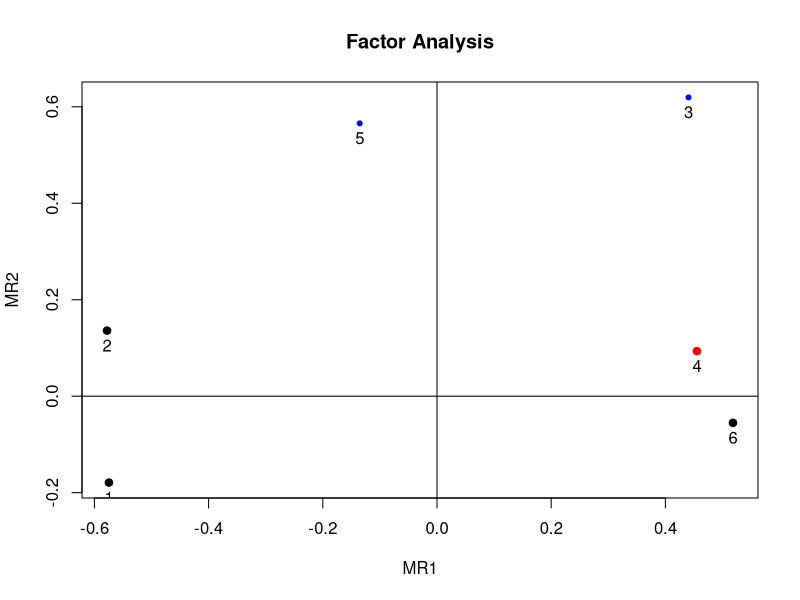
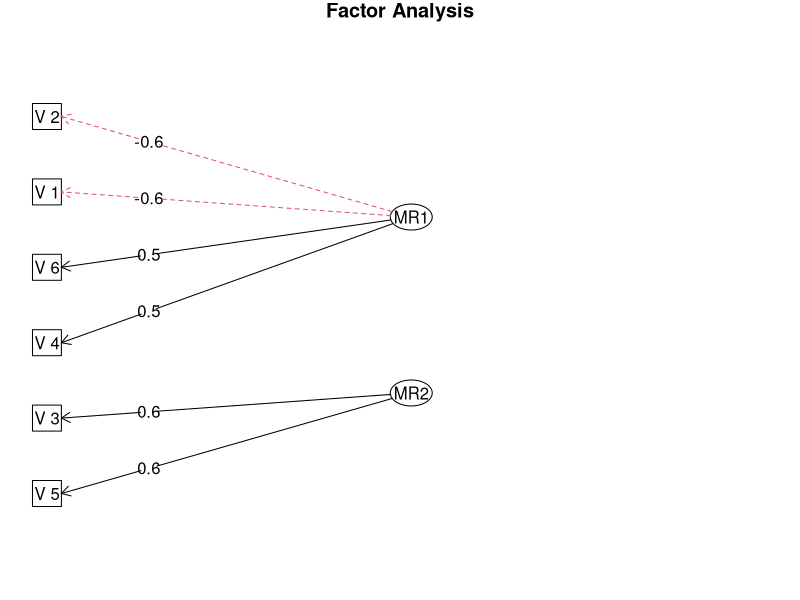
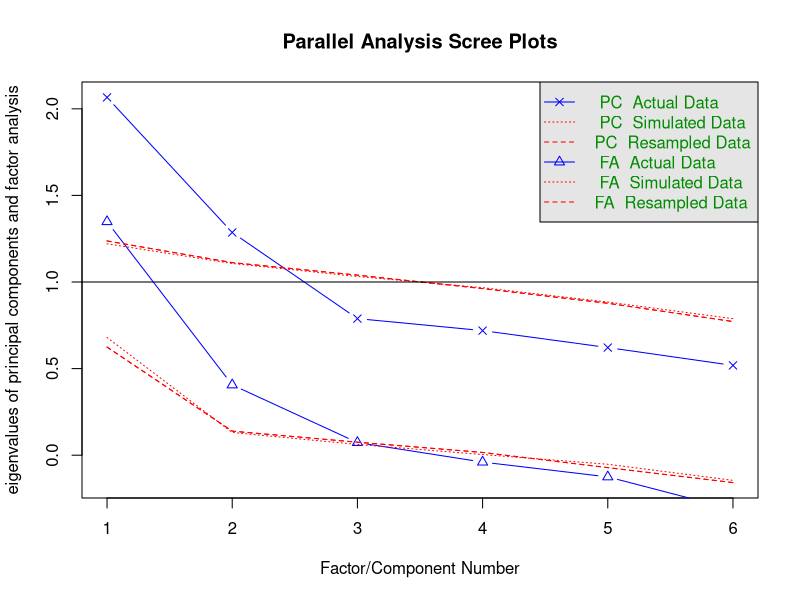
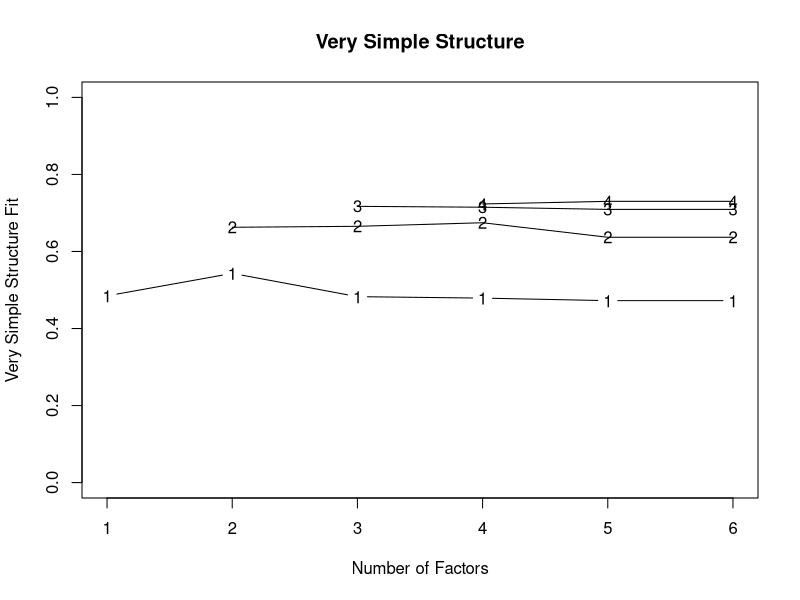

Recreate these plots in R, in order.
## ---- chunk 1
wants <- c("GPArotation", "mvtnorm", "psych")
has   <- wants %in% rownames(installed.packages())
if(any(!has)) install.packages(wants[!has])
## ---- chunk 2
N <- 200
P <- 6
Q <- 2
(Lambda <- matrix(c(0.7,-0.4, 0.8,0, -0.2,0.9, -0.3,0.4, 0.3,0.7, -0.8,0.1),
                  nrow=P, ncol=Q, byrow=TRUE))
## ---- chunk 3
set.seed(1.234)
library(mvtnorm)
Kf <- diag(Q)
mu <- c(5, 15)
FF <- rmvnorm(N, mean=mu,        sigma=Kf)
E  <- rmvnorm(N, mean=rep(0, P), sigma=diag(P))
X  <- FF %*% t(Lambda) + E
## ---- chunk 4
(fa <- factanal(X, factors=2, scores="regression"))
## ---- chunk 5
library(psych)
corMat <- cor(X)
(faPC  <- fa(r=corMat, nfactors=2, n.obs=N, rotate="varimax"))
## ---- chunk 6
bartlett <- fa$scores
head(bartlett)
## ---- chunk 7
anderson <- factor.scores(x=X, f=faPC, method="Anderson")
head(anderson$scores)
## ---- chunk 8
factor.plot(faPC, cut=0.5)
fa.diagram(faPC)
## ---- chunk 9
fa.parallel(X)                     # parallel analysis
vss(X, n.obs=N, rotate="varimax")  # very simple structure
## ---- chunk 10
try(detach(package:psych))
try(detach(package:GPArotation))
try(detach(package:mvtnorm))
